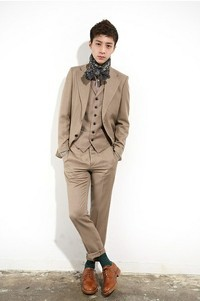
#> input picture P1-test02/images/handsomeboy01.jpg, 200 x 301 px
$ python histApply.py   (older library calls are emulated)
#> lines starting #> are read from the running program, lines starting #| are printed output that depends on the picture; long printed decimals are rounded
# @Description: histApply.py
# @Author: 孤烟逐云zjy
# @Date: 2020/4/24 12:55
# @SoftWare: PyCharm
# @CSDN: https://blog.csdn.net/zjy123078_zjy
# @博客园: https://www.cnblogs.com/guyan-2020/

import cv2 as cv
import numpy as np

src = cv.imread("./images/handsomeboy01.jpg")
#> src is the input picture: shape (301, 200, 3); mean B, G, R 210.6, 216.9, 223.1


# 1. 全局直方图均衡化
def globalEqualHist(image):
    # 如果想要对图片做均衡化，必须将图片转换为灰度图像
    gray = cv.cvtColor(image, cv.COLOR_BGR2GRAY)
    dst = cv.equalizeHist(gray)  # 在说明文档中有相关的注释与例子
    # equalizeHist(src, dst=None)函数只能处理单通道的数据,src为输入图像对象矩阵，必须为单通道的uint8类型的矩阵数据
    # dst: 输出图像矩阵(src的shape一样)
    cv.imshow("global equalizeHist", dst)
    # print(len(image.shape))  # 彩色图像的shape长度为3
    # print(len(gray.shape))  # 灰度图像的shape长度为2
    # print(gray.shape)   # 灰度图像只有高、宽


# 2. 局部直方图自适应均衡化
# 相比全局直方图均衡化，自适应直方图均衡化将图像划分为不重叠的小块，在每一块进行直方图均衡化，
# 如果小块内有噪声，则影响就会很大，需要通过限制对比度来进行抑制。即通过对比度自适应直方图均衡化。如果限制对比度的阈值设置为40，
# 那么在图像中像素值出现次数大于40的次数就会将大于40的部分像素点去掉，平均成其它的像素点。
def localEqualHist(image):
    gray = cv.cvtColor(image, cv.COLOR_BGR2GRAY)
    clahe = cv.createCLAHE(clipLimit=5, tileGridSize=(7,7))
    dst = clahe.apply(gray)
    cv.imshow("clahe image", dst)


# 直方图比较
def create_rgb_hist(image):
    h, w, c = image.shape
    rgbHist = np.zeros([16*16*16, 1], np.float32)
    bsize = 256/16
    # enumerate() 函数可以永健一个可遍历的数据对象（如列表、元组或字符串）组合为一个索引序列，同时列出数据以及对应的下标，一般用在for循环中。
    # range()函数用于创建一个整数列表
    for row in range(h):
        for col in range(w):
            b = image[row, col, 0]
            g = image[row, col, 1]
            r = image[row, col, 2]
            index = np.int((b/bsize)/16*16 + (g/bsize)*16 + (r/bsize))
            rgbHist[np.int(index), 0] = rgbHist[np.int(index), 0] + 1

    return rgbHist


def hist_compare(image1, image2):
    hist1 = create_rgb_hist(image1)
    hist2 = create_rgb_hist(image2)
    match1 = cv.compareHist(hist1, hist2, cv.HISTCMP_BHATTACHARYYA)
    match2 = cv.compareHist(hist1, hist2, cv.HISTCMP_CORREL)
    match3 = cv.compareHist(hist1, hist2, cv.HISTCMP_CHISQR)
    print("巴氏距离: %s, 相关性: %s, 卡方: %s"%(match1, match2, match3))
    cv.imshow("image1", image1)
    cv.imshow("image2", image2)


image1 = cv.imread("./images/raindropGirl.jpg")
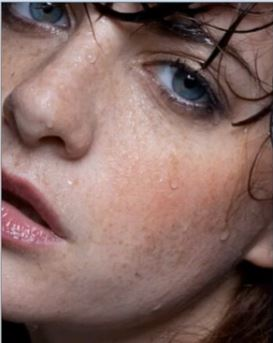
#> input picture P1-test02/images/raindropGirl.jpg, 273 x 343 px
#> image1 is the input picture: shape (343, 273, 3); mean B, G, R 98.6, 103.7, 132.4
image2 = cv.imread("./images/raindropGirl01.jpg")
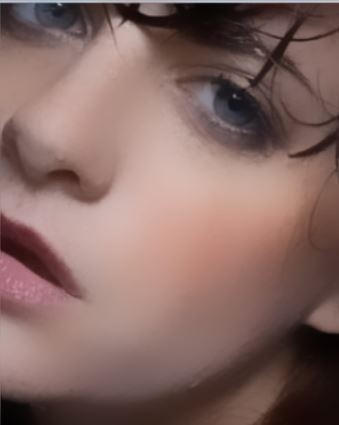
#> input picture P1-test02/images/raindropGirl01.jpg, 339 x 425 px
#> image2 is the input picture: shape (425, 339, 3); mean B, G, R 99.1, 104.3, 133.2

hist_compare(image1, image2)
#> after the loop in create_rgb_hist, `for row in range(h):`: rgbHist = 4096 values, max 1214 at index 0, min 0 at index 231, mean 22.86
#> in hist_compare, `hist1 = create_rgb_hist(image1)`: hist1 has the same summary as rgbHist in create_rgb_hist
#> in hist_compare, `hist2 = create_rgb_hist(image2)`: hist2 = 4096 values, max 1471 at index 163, min 0 at index 227, mean 35.17
#> in hist_compare, `match1 = cv.compareHist(hist1, hist2, cv.HISTCMP_BHATTACHARYYA)`: match1 = 0.154
#> in hist_compare, `match2 = cv.compareHist(hist1, hist2, cv.HISTCMP_CORREL)`: match2 = 0.952
#> in hist_compare, `match3 = cv.compareHist(hist1, hist2, cv.HISTCMP_CHISQR)`: match3 = 49012.5
#| 巴氏距离: 0.154, 相关性: 0.9524, 卡方: 49012.451
# cv.imshow("original image", src)
cv.waitKey(0)
cv.destroyAllWindows()
